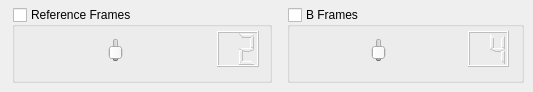
        <widget class="QWidget" name="Fames265Tab">
         <attribute name="title">
          <string>Frames</string>
         </attribute>
         <widget class="QGroupBox" name="RefFrames265GB">
          <property name="geometry">
           <rect>
            <x>12</x>
            <y>7</y>
            <width>260</width>
            <height>76</height>
           </rect>
          </property>
          <property name="toolTip">
           <string>Enables/disables reference frames manual specification.</string>
          </property>
          <property name="title">
           <string>Reference Frames</string>
          </property>
          <property name="checkable">
           <bool>true</bool>
          </property>
          <property name="checked">
           <bool>false</bool>
          </property>
          <widget class="QSlider" name="Reference265Sldr">
           <property name="geometry">
            <rect>
             <x>15</x>
             <y>31</y>
             <width>178</width>
             <height>24</height>
            </rect>
           </property>
           <property name="toolTip">
            <string>Adjusts the number of reference frames.</string>
           </property>
           <property name="maximum">
            <number>8</number>
           </property>
           <property name="value">
            <number>2</number>
           </property>
          </widget>
          <widget class="QLCDNumber" name="Reference265LED">
           <property name="geometry">
            <rect>
             <x>205</x>
             <y>24</y>
             <width>42</width>
             <height>36</height>
            </rect>
           </property>
           <property name="digitCount">
            <number>2</number>
           </property>
           <property name="mode">
            <enum>QLCDNumber::Hex</enum>
           </property>
           <property name="segmentStyle">
            <enum>QLCDNumber::Outline</enum>
           </property>
           <property name="value" stdset="0">
            <double>2.000000000000000</double>
           </property>
          </widget>
         </widget>
         <widget class="QGroupBox" name="BFrames265GB">
          <property name="geometry">
           <rect>
            <x>287</x>
            <y>7</y>
            <width>237</width>
            <height>76</height>
           </rect>
          </property>
          <property name="toolTip">
           <string>Enables/disables manual b-frames specification</string>
          </property>
          <property name="title">
           <string>B Frames</string>
          </property>
          <property name="checkable">
           <bool>true</bool>
          </property>
          <property name="checked">
           <bool>false</bool>
          </property>
          <widget class="QSlider" name="BFrame265Sldr">
           <property name="geometry">
            <rect>
             <x>14</x>
             <y>31</y>
             <width>155</width>
             <height>24</height>
            </rect>
           </property>
           <property name="toolTip">
            <string>Adjusts the number of b-frames to use.</string>
           </property>
           <property name="maximum">
            <number>16</number>
           </property>
           <property name="value">
            <number>4</number>
           </property>
          </widget>
          <widget class="QLCDNumber" name="Bframe265LED">
           <property name="geometry">
            <rect>
             <x>181</x>
             <y>24</y>
             <width>41</width>
             <height>36</height>
            </rect>
           </property>
           <property name="digitCount">
            <number>2</number>
           </property>
           <property name="mode">
            <enum>QLCDNumber::Hex</enum>
           </property>
           <property name="segmentStyle">
            <enum>QLCDNumber::Outline</enum>
           </property>
           <property name="value" stdset="0">
            <double>4.000000000000000</double>
           </property>
          </widget>
         </widget>
        </widget>
